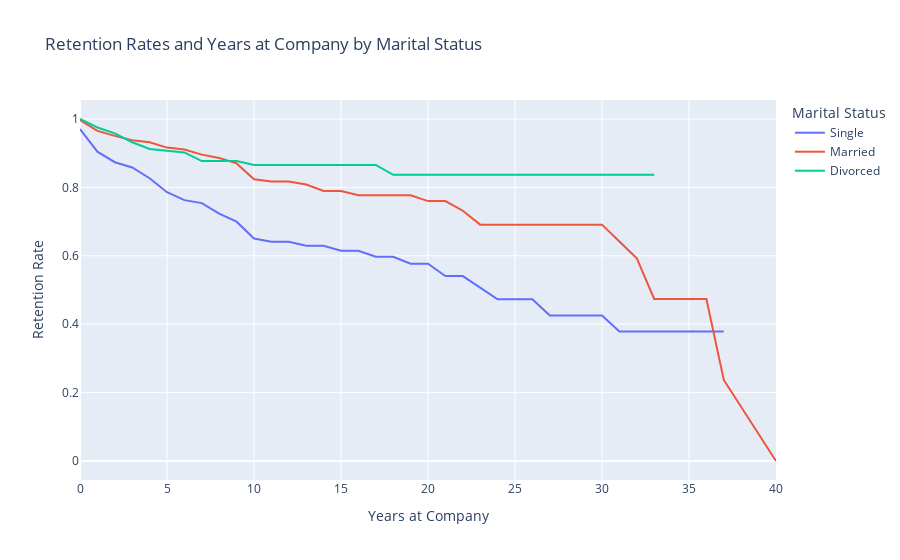

The notebook cell this image was saved under:
### Markdown cell above
## 4. Let's switch to looking at retention rates from another demographic perspective: marital status. Generate and plot survival curves for the different marital statuses by number of years at the company.

### Code cell
retention_rates_marital = survival(data, 'MaritalStatus', 'YearsAtCompany', 'Attrition')

retention_rates_marital.plot(kind='line',
            title='Retention Rates and Years at Company by Marital Status',
                       labels=dict(value='Retention Rate', timeline='Years', variable='Marital Status'
                                  )).update_layout(
                xaxis_title='Years at Company', yaxis_title='Retention Rate')

### Figure 1 — Plotly figure (JSON) as saved in the notebook; plotly's stock layout.template omitted (floating-point values rounded to 4 significant figures)
{"data": [{"hovertemplate": "Marital Status=Single<br>Years=%{x}<br>Retention Rate=%{y}<extra></extra>", "legendgroup": "Single", "line": {"color": "#636efa", "dash": "solid"}, "marker": {"symbol": "circle"}, "mode": "lines", "name": "Single", "orientation": "v", "showlegend": true, "type": "scatter", "x": [0, 1, 2, 3, 4, 5, 6, 7, 8, 9, 10, 11, 12, 13, 14, 15, 16, 17, 18, 19, 20, 21, 22, 23, 24, 25, 26, 27, 29, 30, 31, 32, 33, 34, 36, 37, 40], "xaxis": "x", "y": [0.9702, 0.9044, 0.8736, 0.8581, 0.8268, 0.7861, 0.7628, 0.754, 0.7234, 0.6997, 0.6507, 0.6413, 0.6413, 0.6294, 0.6294, 0.6148, 0.6148, 0.5972, 0.5972, 0.5766, 0.5766, 0.5406, 0.5406, 0.5068, 0.473, 0.473, 0.473, 0.4257, 0.4257, 0.4257, 0.3784, 0.3784, 0.3784, 0.3784, 0.3784, 0.3784, null], "yaxis": "y"}, {"hovertemplate": "Marital Status=Married<br>Years=%{x}<br>Retention Rate=%{y}<extra></extra>", "legendgroup": "Married", "line": {"color": "#EF553B", "dash": "solid"}, "marker": {"symbol": "circle"}, "mode": "lines", "name": "Married", "orientation": "v", "showlegend": true, "type": "scatter", "x": [0, 1, 2, 3, 4, 5, 6, 7, 8, 9, 10, 11, 12, 13, 14, 15, 16, 17, 18, 19, 20, 21, 22, 23, 24, 25, 26, 27, 29, 30, 31, 32, 33, 34, 36, 37, 40], "xaxis": "x", "y": [0.997, 0.9654, 0.9506, 0.9381, 0.932, 0.9164, 0.9109, 0.8958, 0.8858, 0.8702, 0.8239, 0.817, 0.817, 0.8086, 0.7894, 0.7894, 0.7768, 0.7768, 0.7768, 0.7768, 0.7599, 0.7599, 0.7318, 0.6911, 0.6911, 0.6911, 0.6911, 0.6911, 0.6911, 0.6911, 0.6418, 0.5924, 0.4739, 0.4739, 0.4739, 0.237, 0], "yaxis": "y"}, {"hovertemplate": "Marital Status=Divorced<br>Years=%{x}<br>Retention Rate=%{y}<extra></extra>", "legendgroup": "Divorced", "line": {"color": "#00cc96", "dash": "solid"}, "marker": {"symbol": "circle"}, "mode": "lines", "name": "Divorced", "orientation": "v", "showlegend": true, "type": "scatter", "x": [0, 1, 2, 3, 4, 5, 6, 7, 8, 9, 10, 11, 12, 13, 14, 15, 16, 17, 18, 19, 20, 21, 22, 23, 24, 25, 26, 27, 29, 30, 31, 32, 33, 34, 36, 37, 40], "xaxis": "x", "y": [1, 0.9752, 0.9581, 0.9321, 0.9122, 0.9078, 0.9021, 0.8769, 0.8769, 0.8769, 0.8657, 0.8657, 0.8657, 0.8657, 0.8657, 0.8657, 0.8657, 0.8657, 0.8368, 0.8368, 0.8368, 0.8368, 0.8368, 0.8368, 0.8368, 0.8368, 0.8368, 0.8368, 0.8368, 0.8368, 0.8368, 0.8368, 0.8368, null, null, null, null], "yaxis": "y"}], "layout": {"legend": {"title": {"text": "Marital Status"}, "tracegroupgap": 0}, "title": {"text": "Retention Rates and Years at Company by Marital Status"}, "xaxis": {"anchor": "y", "domain": [0, 1], "title": {"text": "Years at Company"}}, "yaxis": {"anchor": "x", "domain": [0, 1], "title": {"text": "Retention Rate"}}}}
